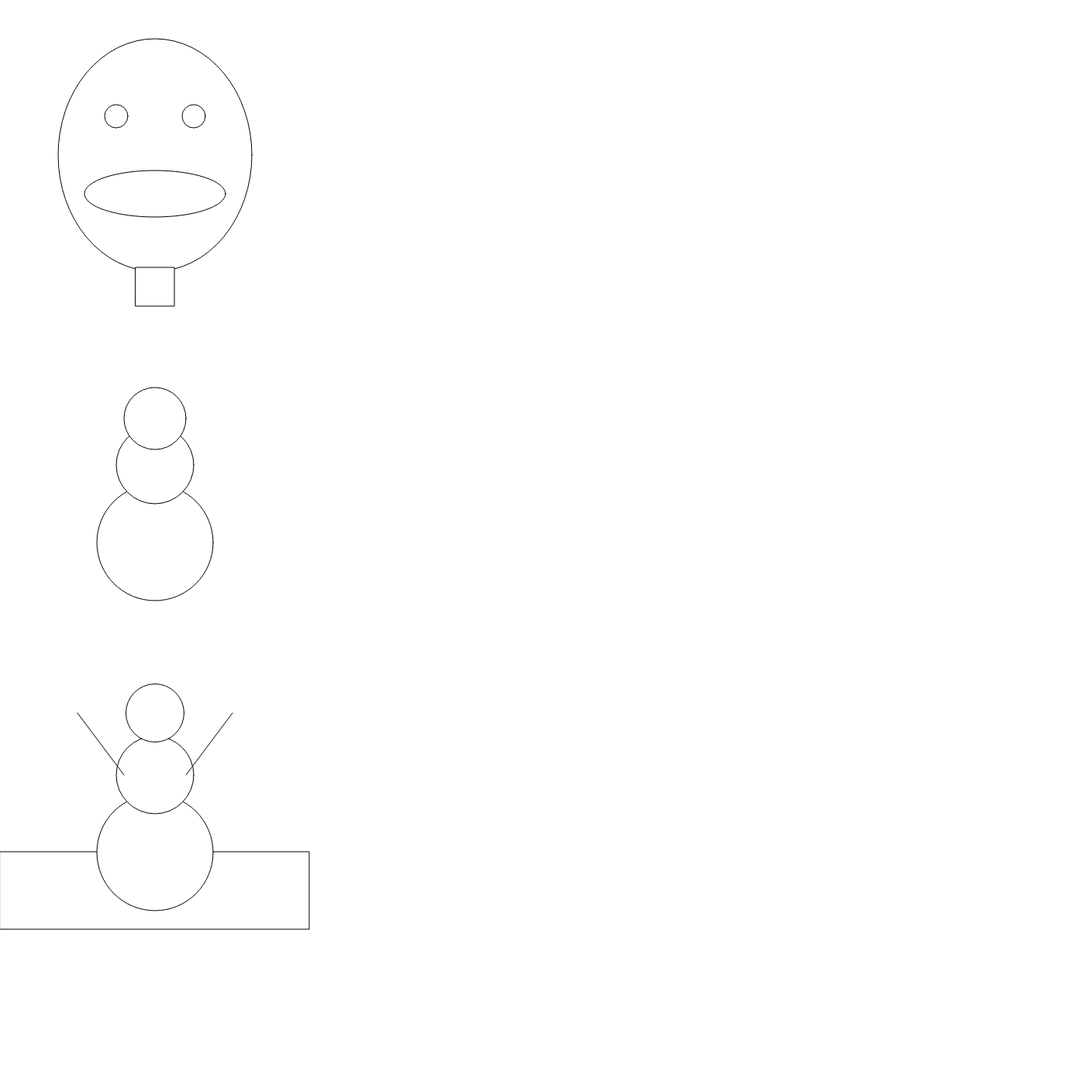
Frame 1 (no input)
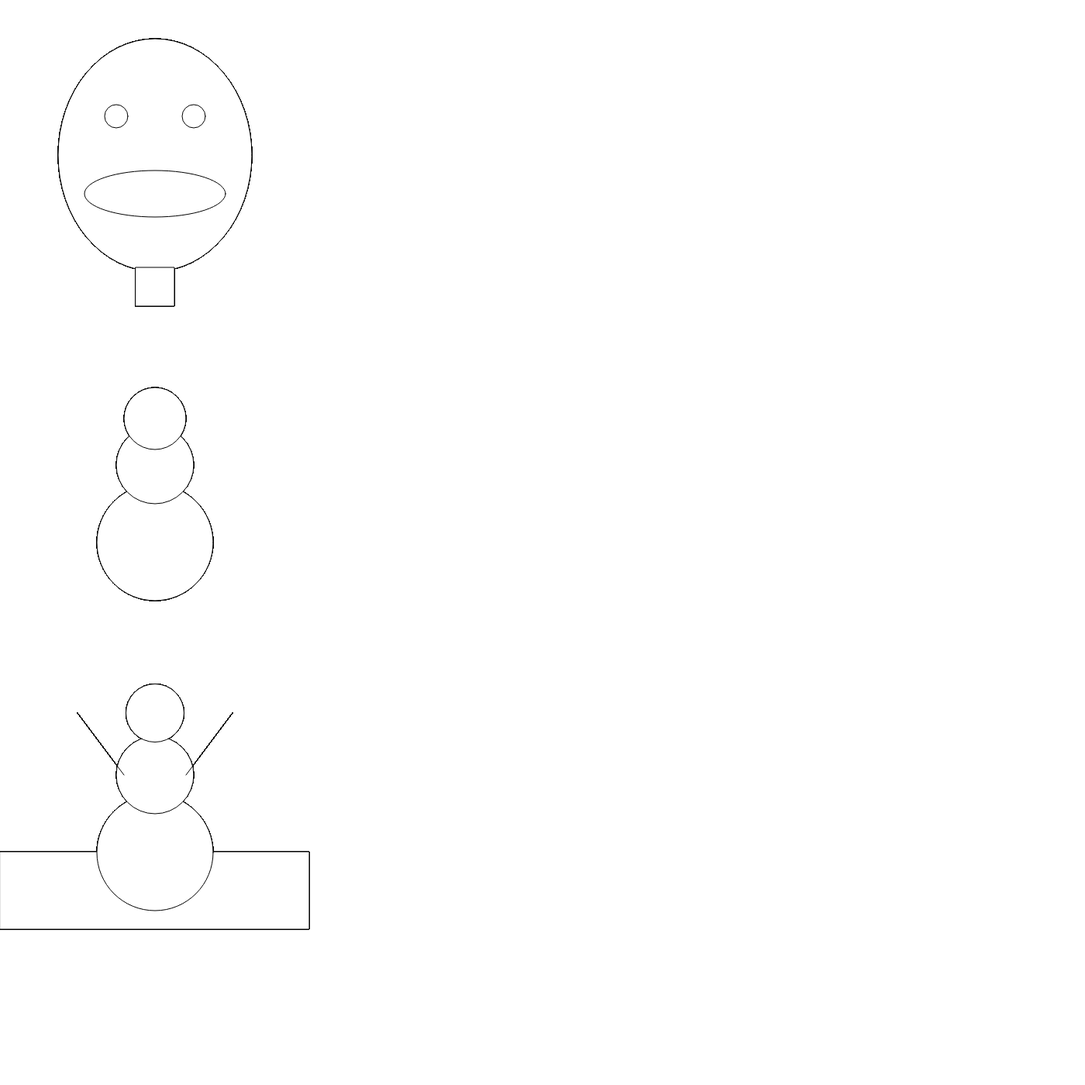
Frame 60 (no input)
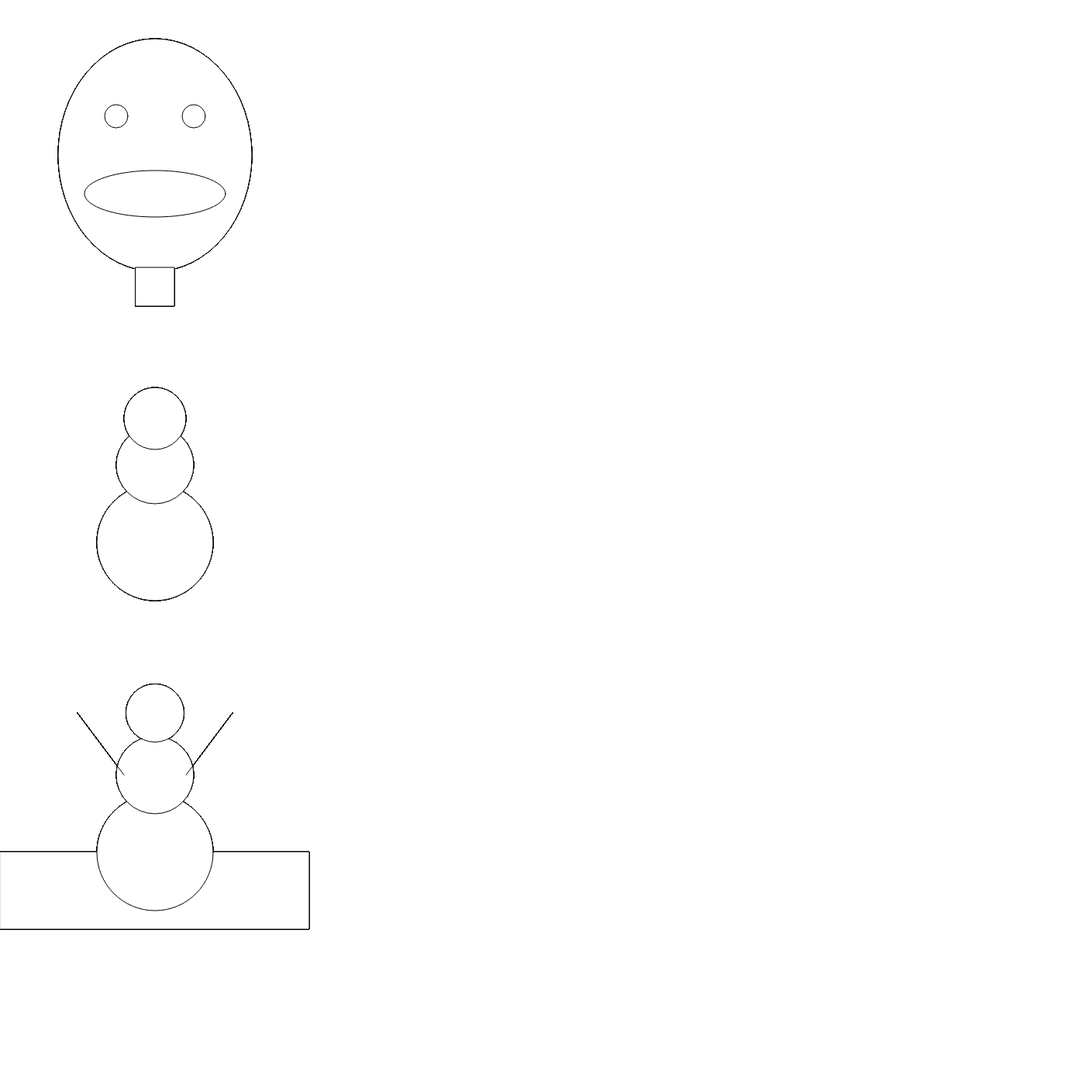
Frame 120 (the mouse pressed at the canvas centre since frame 60)

The p5.js sketch that drew these frames (run headless with seeded random() and noise() and a simulated clock; from frame 60 on, the mouse is pressed at the canvas centre):

// p5.js sketch
// ── sketch.js
function setup() {
    createCanvas(1400, 1400);
}

function draw() {
    //among us
    // ellipse(290, 200, 200, 200)
    // ellipse(120, 350, 80, 100)
    // ellipse(270, 350, 80, 100)
    // ellipse(200, 200, 300, 350)
    // ellipse(200, 170, 200, 150)

    //snowman
    ellipse(200, 700, 150, 150);
    ellipse(200, 600, 100, 100);
    ellipse(200, 540, 80, 80);

    //spongebob (?)
    ellipse(200, 200, 250, 300);
    ellipse(200, 250, 182, 60);
    ellipse(150, 150, 30, 30);
    ellipse(250, 150, 30, 30);
    rect(175, 345, 50, 50);


    //Camp Id : BE2000921
    //Nama : Fachriansyah Muh Nur I

    rect(0, 1099, 399, 100);
    ellipse(200, 1100, 150, 150);
    ellipse(200, 1000, 100, 100);
    ellipse(200, 920, 75, 75);
    line(160, 1000, 100, 920);
    line(240, 1000, 300, 920);
}
